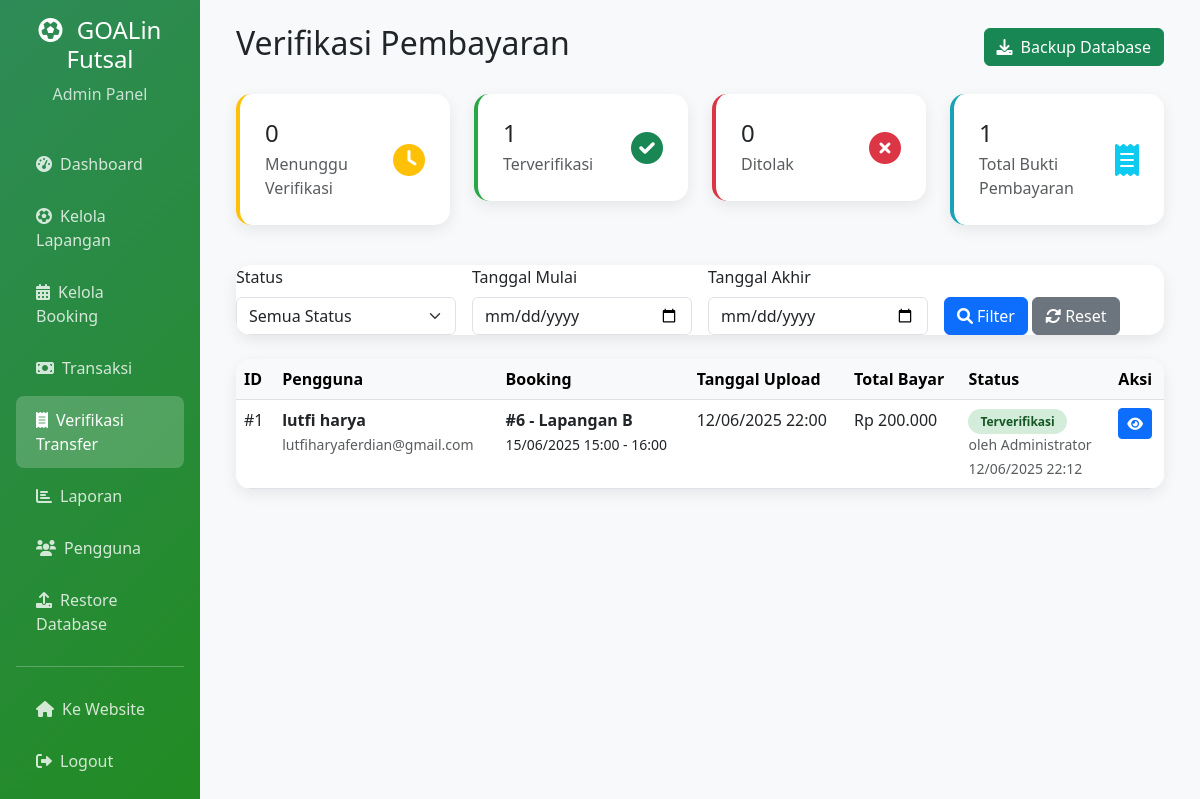
/admin/payment-proofs.php (signed in), run on the app's committed database.
### tables this page shows
CREATE TABLE `payment_proofs` (
  `id` int NOT NULL AUTO_INCREMENT,
  `booking_id` int NOT NULL,
  `file_path` varchar(255) NOT NULL,
  `upload_date` timestamp NULL DEFAULT CURRENT_TIMESTAMP,
  `status` enum('pending','verified','rejected') DEFAULT 'pending',
  `admin_notes` text,
  `verified_by` int DEFAULT NULL,
  `verified_at` timestamp NULL DEFAULT NULL,
  PRIMARY KEY (`id`),
  KEY `booking_id` (`booking_id`),
  KEY `verified_by` (`verified_by`),
  CONSTRAINT `payment_proofs_ibfk_1` FOREIGN KEY (`booking_id`) REFERENCES `bookings` (`id`) ON DELETE CASCADE,
  CONSTRAINT `payment_proofs_ibfk_2` FOREIGN KEY (`verified_by`) REFERENCES `users` (`id`) ON DELETE SET NULL
);

CREATE TABLE `users` (
  `id` int NOT NULL AUTO_INCREMENT,
  `username` varchar(50) NOT NULL,
  `email` varchar(100) NOT NULL,
  `password` varchar(255) NOT NULL,
  `full_name` varchar(100) NOT NULL,
  `phone` varchar(20) DEFAULT NULL,
  `role` enum('user','admin') DEFAULT 'user',
  `created_at` timestamp NULL DEFAULT CURRENT_TIMESTAMP,
  `updated_at` timestamp NULL DEFAULT CURRENT_TIMESTAMP ON UPDATE CURRENT_TIMESTAMP,
  PRIMARY KEY (`id`),
  UNIQUE KEY `username` (`username`),
  UNIQUE KEY `email` (`email`)
);

CREATE TABLE `bookings` (
  `id` int NOT NULL AUTO_INCREMENT,
  `user_id` int NOT NULL,
  `field_id` int NOT NULL,
  `booking_date` date NOT NULL,
  `time_slot_id` int NOT NULL,
  `total_price` decimal(10,2) NOT NULL,
  `status` enum('pending','confirmed','cancelled','completed') DEFAULT 'pending',
  `payment_status` enum('pending','paid','refunded') DEFAULT 'pending',
  `payment_method` varchar(50) DEFAULT NULL,
  `notes` text,
  `admin_notes` text,
  `created_at` timestamp NULL DEFAULT CURRENT_TIMESTAMP,
  `updated_at` timestamp NULL DEFAULT CURRENT_TIMESTAMP ON UPDATE CURRENT_TIMESTAMP,
  `bank_account` varchar(100) DEFAULT NULL,
  PRIMARY KEY (`id`),
  UNIQUE KEY `unique_booking` (`field_id`,`booking_date`,`time_slot_id`),
  KEY `user_id` (`user_id`),
  KEY `time_slot_id` (`time_slot_id`),
  CONSTRAINT `bookings_ibfk_1` FOREIGN KEY (`user_id`) REFERENCES `users` (`id`),
  CONSTRAINT `bookings_ibfk_2` FOREIGN KEY (`field_id`) REFERENCES `fields` (`id`),
  CONSTRAINT `bookings_ibfk_3` FOREIGN KEY (`time_slot_id`) REFERENCES `time_slots` (`id`)
);

CREATE TABLE `fields` (
  `id` int NOT NULL AUTO_INCREMENT,
  `name` varchar(100) NOT NULL,
  `description` text,
  `price_per_hour` decimal(10,2) NOT NULL,
  `image_path` varchar(255) DEFAULT NULL,
  `status` enum('active','maintenance') DEFAULT 'active',
  `created_at` timestamp NULL DEFAULT CURRENT_TIMESTAMP,
  `updated_at` timestamp NULL DEFAULT CURRENT_TIMESTAMP ON UPDATE CURRENT_TIMESTAMP,
  PRIMARY KEY (`id`)
);

CREATE TABLE `time_slots` (
  `id` int NOT NULL AUTO_INCREMENT,
  `start_time` time NOT NULL,
  `end_time` time NOT NULL,
  `created_at` timestamp NULL DEFAULT CURRENT_TIMESTAMP,
  PRIMARY KEY (`id`)
);

### admin/payment-proofs.php (the view, shortened to what the rows shown need)
<?php
require_once '../config/config.php';
$database = new Database();
$db = $database->getConnection();
$params = [];
$where_clause = '';
$query = "
    SELECT pp.*, b.id as booking_id, b.booking_date, b.total_price, b.payment_status,
           u.full_name, u.email, f.name as field_name,
           ts.start_time, ts.end_time,
           a.full_name as admin_name
    FROM payment_proofs pp
    JOIN bookings b ON pp.booking_id = b.id
    JOIN users u ON b.user_id = u.id
    JOIN fields f ON b.field_id = f.id
    JOIN time_slots ts ON b.time_slot_id = ts.id
    LEFT JOIN users a ON pp.verified_by = a.id
    $where_clause
    ORDER BY pp.upload_date DESC
";
$stmt = $db->prepare($query);
$stmt->execute($params);
$payment_proofs = $stmt->fetchAll(PDO::FETCH_ASSOC);
?>
<!DOCTYPE html>
<html lang="id">
<head>
    <link href="https://cdn.jsdelivr.net/npm/bootstrap@5.3.0/dist/css/bootstrap.min.css" rel="stylesheet">
    <link href="https://cdnjs.cloudflare.com/ajax/libs/font-awesome/6.0.0/css/all.min.css" rel="stylesheet">
</head>
<body>
    <div class="container-fluid">
        <div class="row">
            <div class="col-md-9 col-lg-10">
                <div class="p-4">
                    <div class="d-flex justify-content-between align-items-center mb-4">
                        <h2>Verifikasi Pembayaran</h2>
                    </div>
                    <div class="table-card">
                        <div class="table-responsive">
                            <table class="table table-hover mb-0">
                                <thead class="table-light">
                                    <tr>
                                        <th>ID</th>
                                        <th>Pengguna</th>
                                        <th>Booking</th>
                                        <th>Tanggal Upload</th>
                                        <th>Total Bayar</th>
                                        <th>Status</th>
                                        <th>Aksi</th>
                                    </tr>
                                </thead>
                                <tbody>
                                    <?php if (empty($payment_proofs)): ?>
                                        <tr>
                                            <td colspan="7" class="text-center py-4">
                                                <i class="fas fa-receipt fa-3x text-muted mb-3"></i>
                                                <p class="text-muted">Tidak ada bukti pembayaran ditemukan</p>
                                            </td>
                                        </tr>
                                    <?php else: ?>
                                        <?php foreach ($payment_proofs as $proof): ?>
                                            <tr>
                                                <td>#<?php echo $proof['id']; ?></td>
                                                <td>
                                                    <strong><?php echo htmlspecialchars($proof['full_name']); ?></strong><br>
                                                    <small class="text-muted"><?php echo htmlspecialchars($proof['email']); ?></small>
                                                </td>
                                                <td>
                                                    <strong>#<?php echo $proof['booking_id']; ?> - <?php echo htmlspecialchars($proof['field_name']); ?></strong><br>
                                                    <small><?php echo formatDate($proof['booking_date']); ?> <?php echo formatTime($proof['start_time']) . ' - ' . formatTime($proof['end_time']); ?></small>
                                                </td>
                                                <td><?php echo formatDateTime($proof['upload_date']); ?></td>
                                                <td><?php echo formatCurrency($proof['total_price']); ?></td>
                                                <td>
                                                    <span class="status-badge status-<?php echo $proof['status']; ?>">
                                                        <?php
                                                        if ($proof['status'] == 'pending') echo 'Menunggu Verifikasi';
                                                        elseif ($proof['status'] == 'verified') echo 'Terverifikasi';
                                                        elseif ($proof['status'] == 'rejected') echo 'Ditolak';
                                                        ?>
                                                    </span>
                                                    <?php if ($proof['status'] != 'pending'): ?>
                                                        <br>
                                                        <small class="text-muted">
                                                            oleh <?php echo htmlspecialchars($proof['admin_name']); ?>
                                                            <br>
                                                            <?php echo formatDateTime($proof['verified_at']); ?>
                                                        </small>
                                                    <?php endif; ?>
                                                </td>
                                                <td>
                                                    <button class="btn btn-sm btn-primary" onclick="viewProof(<?php echo htmlspecialchars(json_encode($proof)); ?>)">
                                                        <i class="fas fa-eye"></i>
                                                    </button>
                                                </td>
                                            </tr>
                                        <?php endforeach; ?>
                                    <?php endif; ?>
                                </tbody>
                            </table>
                        </div>
                    </div>
                </div>
            </div>
        </div>
    </div>
</body>
</html>

### data on the page
payment_proofs: id "1", users.full_name "lutfi harya", users.email "lutfiharyaferdian@gmail.com", booking "6", fields.name "Lapangan B", booking.booking_date "15/06/2025", time_slots.start_time "15:00", time_slots.end_time "16:00", upload_date "12/06/2025 22:00", booking.total_price "Rp 200.000", status "Terverifikasi", verified_by.full_name "Administrator", verified_at "12/06/2025 22:12"

### other printed values
SITE_NAME "GOALin Futsal"
$pending_count "0"
$verified_count "1"
$rejected_count "0"
$total_count "1"
